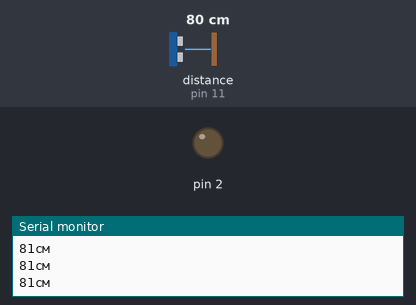
Bench run of a sketch on a simulated Arduino Uno, built with avr-gcc and run on an emulated ATmega328P. On the bench: output pins drawn as LEDs (lit = HIGH), the last lines printed to the serial monitor. The test bench sets the inputs (shaded band); at power-on: distance to the obstacle (sensor on pin 11) 80 cm. The echo pulse lasts 58.3 µs per cm.

Above: at 1.2 s.
1.3 s: distance to the obstacle (sensor on pin 11) set to 52 cm
2.8 s: distance to the obstacle (sensor on pin 11) set to 43 cm
At 4.1 s:
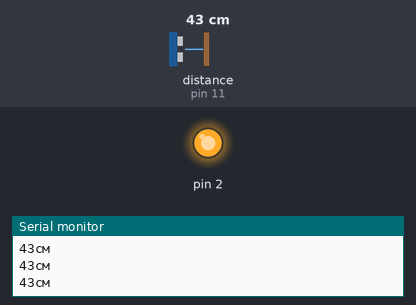
4.5 s: distance to the obstacle (sensor on pin 11) set to 60 cm
At 5.4 s:
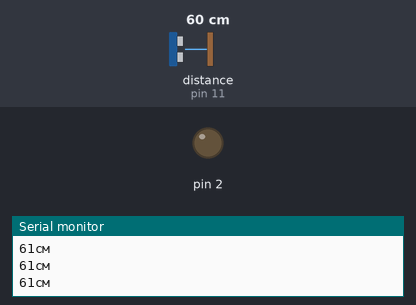
6.2 s: distance to the obstacle (sensor on pin 11) set to 2 cm
At 6.7 s:
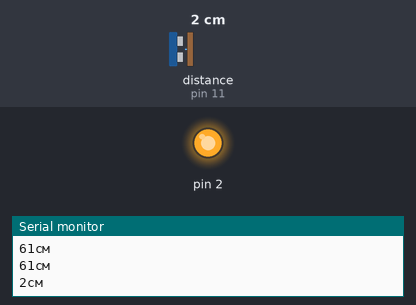
Timing chart, 0 to 8.8 s (numbered marks = the images above; inputs shaded):
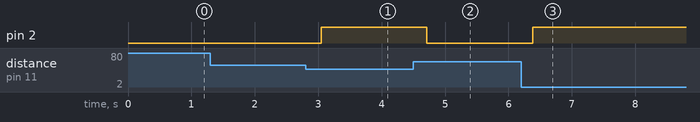

Measured:
- the behaviour switches between 49 and 48 cm on distance to the obstacle (sensor on pin 11) (found by bisection; images 0 and 1)
- after the input at 2.8 s, pin 2: LOW → HIGH after 0.24 s
- after the input at 4.5 s, pin 2: HIGH → LOW after 0.21 s
- after the input at 6.2 s, pin 2: LOW → HIGH after 0.18 s

The sketch:

dalnomer.ino
```cpp
// URL: https://arduinomaster.ru/datchiki-arduino/ultrazvukovoj-dalnomer-hc-sr04/
#include <NewPing.h>
#define PIN_TRIG 12
#define PIN_ECHO 11
#define MAX_DISTANCE 100 // Константа для определения максимального расстояния, которое мы будем считать корректным.
// Создаем объект, методами которого будем затем пользоваться для получения расстояния.
// В качестве параметров передаем номера пинов, к которым подключены выходы ECHO и TRIG датчика
NewPing sonar(PIN_TRIG, PIN_ECHO, MAX_DISTANCE);
void setup() {
  pinMode(2,OUTPUT);
  // Инициализируем взаимодействие по последовательному порту на скорости 9600
  Serial.begin(9600);
}
void loop() {
  // Стартовая задержка, необходимая для корректной работы.
  delay(30);
  // Получаем значение от датчика расстояния и сохраняем его в переменную
  unsigned int distance = sonar.ping_cm();
  // Печатаем расстояние в мониторе порта
  Serial.print(distance);
  Serial.println("см");
 if(distance>50){
   digitalWrite(2,LOW);
 }
 if(distance<50){
   digitalWrite(2,HIGH);
 }
 delay(300);
 }
```
